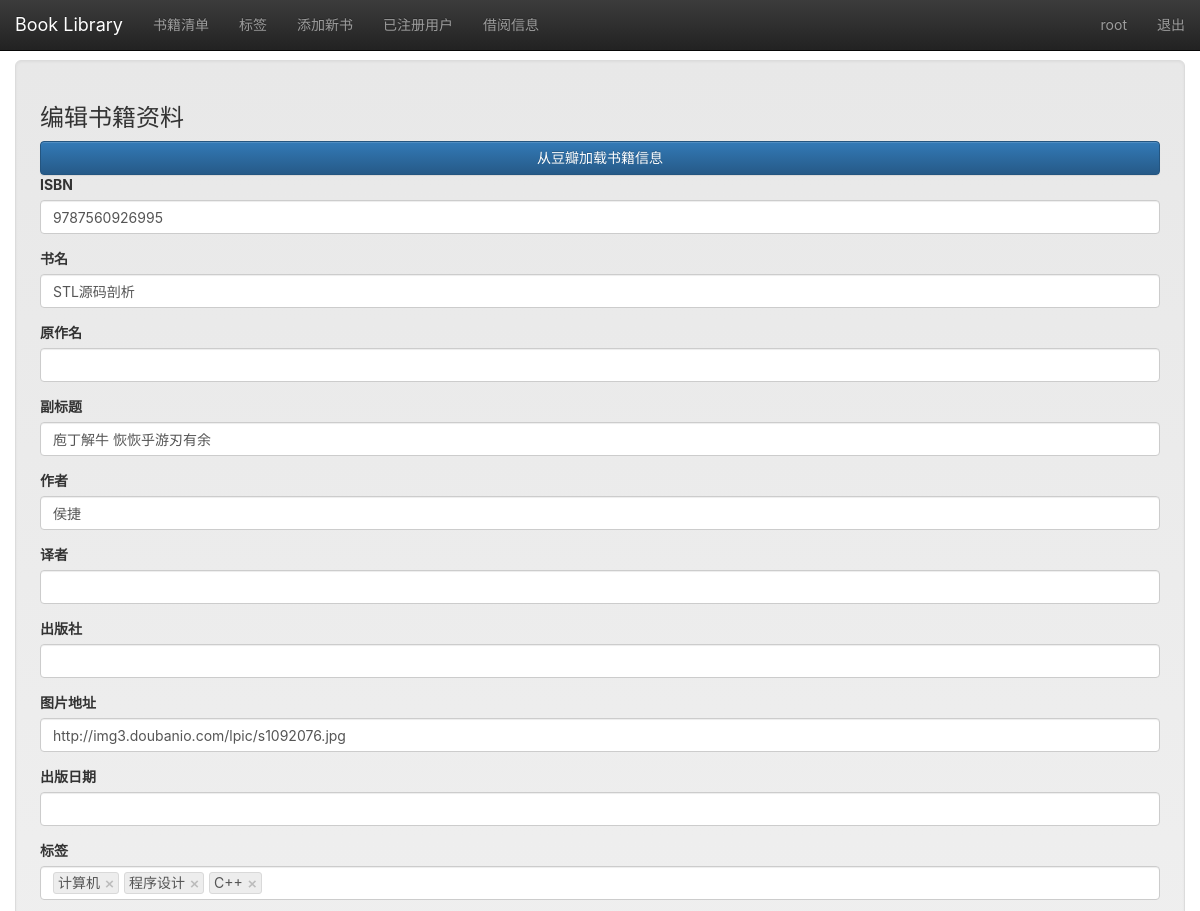
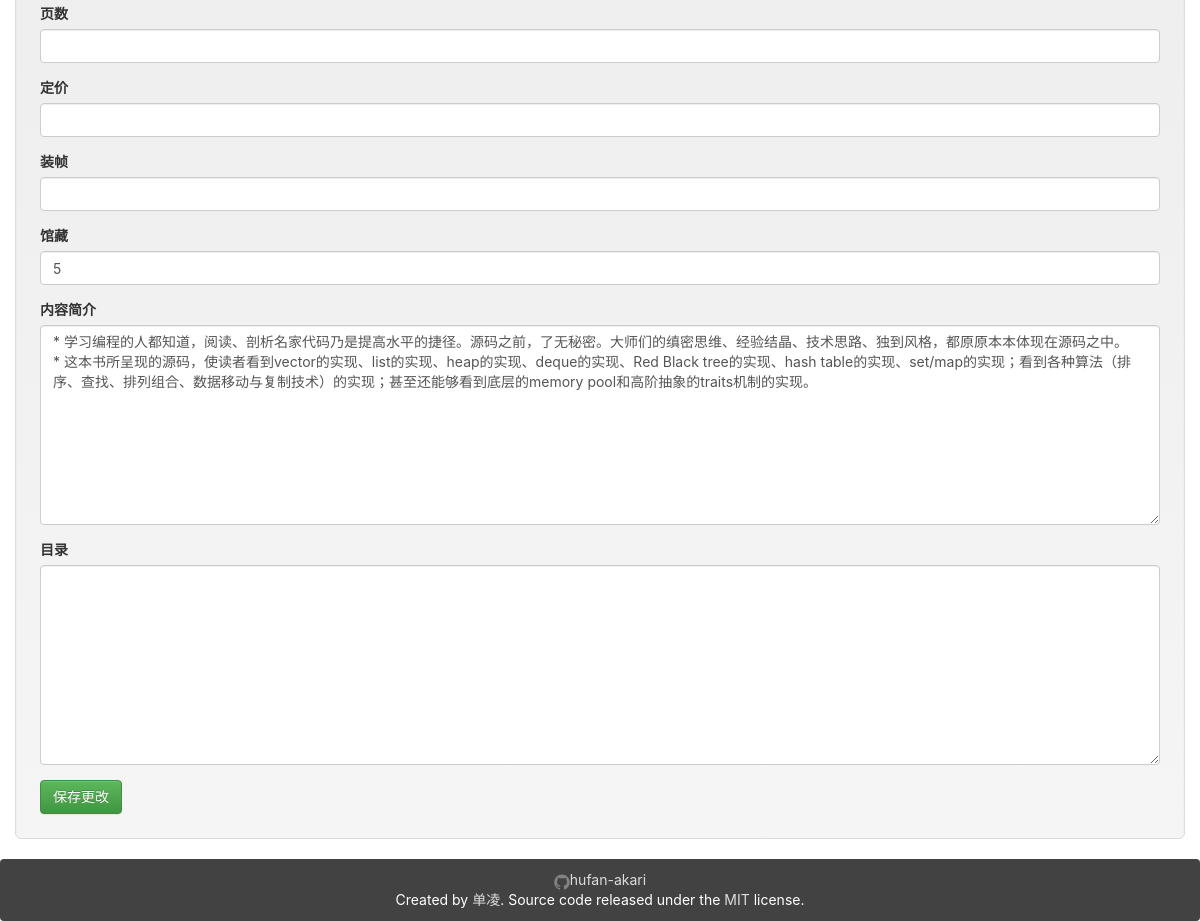
The page /books/2/edit/ (signed in) on the database its author committed (2 pictures, top to bottom).
### app/models.py (models this page shows, shortened)
class User(UserMixin, db.Model):
    __tablename__ = 'users'
    id = db.Column(db.Integer, primary_key=True)
    email = db.Column(db.String(64), unique=True)
    name = db.Column(db.String(64))
    password_hash = db.deferred(db.Column(db.String(128)))
    major = db.Column(db.String(128))
    role_id = db.Column(db.Integer, db.ForeignKey('roles.id'))
    headline = db.Column(db.String(32), nullable=True)
    about_me = db.deferred(db.Column(db.Text, nullable=True))
    about_me_html = db.deferred(db.Column(db.Text, nullable=True))
    avatar = db.Column(db.String(128))
    member_since = db.Column(db.DateTime(), default=datetime.utcnow)
    @property
    def password(self):
        raise AttributeError('password is not readable attribute')
    def can(self, permissions):
        return self.role is not None and \
               (self.role.permissions & permissions) == permissions
    logs = db.relationship('Log',
                           backref=db.backref('user', lazy='joined'),
                           lazy='dynamic',
                           cascade='all, delete-orphan')
    comments = db.relationship('Comment',
                               backref=db.backref('user', lazy='joined'),
                               lazy='dynamic',
                               cascade='all, delete-orphan')

class Book(db.Model):
    __tablename__ = 'books'
    id = db.Column(db.Integer, primary_key=True)
    isbn = db.Column(db.String(16), unique=True)
    title = db.Column(db.String(128))
    origin_title = db.Column(db.String(128))
    subtitle = db.Column(db.String(128))
    author = db.Column(db.String(128))
    translator = db.Column(db.String(64))
    publisher = db.Column(db.String(64))
    image = db.Column(db.String(128))
    pubdate = db.Column(db.String(32))
    pages = db.Column(db.Integer)
    price = db.Column(db.String(16))
    binding = db.Column(db.String(16))
    numbers = db.Column(db.Integer, default=5)
    summary = db.deferred(db.Column(db.Text, default=""))
    summary_html = db.deferred(db.Column(db.Text))
    catalog = db.deferred(db.Column(db.Text, default=""))
    catalog_html = db.deferred(db.Column(db.Text))
    hidden = db.Column(db.Boolean, default=0)
    logs = db.relationship('Log',
                           backref=db.backref('book', lazy='joined'),
                           lazy='dynamic',
                           cascade='all, delete-orphan')
    comments = db.relationship('Comment', backref='book',
                               lazy='dynamic',
                               cascade='all, delete-orphan')
    @property
    def tags_string(self):
        return ",".join([tag.name for tag in self.tags.all()])

### app/main/book/views.py (the view, shortened to what this page needs)
@book.route('/<int:book_id>/edit/', methods=['GET', 'POST'])
@permission_required(Permission.UPDATE_BOOK_INFORMATION)
def edit(book_id):
    book = Book.query.get_or_404(book_id)
    form = EditBookForm()
    form.isbn.data = book.isbn
    form.title.data = book.title
    form.origin_title.data = book.origin_title
    form.subtitle.data = book.subtitle
    form.author.data = book.author
    form.translator.data = book.translator
    form.publisher.data = book.publisher
    form.image.data = book.image
    form.pubdate.data = book.pubdate
    form.tags.data = book.tags_string
    form.pages.data = book.pages
    form.price.data = book.price
    form.binding.data = book.binding
    form.numbers.data = book.numbers
    form.summary.data = book.summary or ""
    form.catalog.data = book.catalog or ""
    return render_template("book_edit.html", form=form, book=book, title=u"编辑书籍资料")

### app/main/__init__.py (called while the page is built)
@lm.user_loader
def load_user(id):
    return User.query.get(int(id))

### app/main/index/views.py (called while the page is built)
@main.app_context_processor
def inject_permissions():
    return dict(Permission=Permission)

### app/main/book/templates/book_edit.html (shortened to what this page needs)
{% extends "base.html" %}
{% import "bootstrap/wtf.html" as wtf %}
{% block styles %}
    {{ super() }}
    <link href="{{ url_for('static',filename='css/bootstrap-tokenfield.css') }}" rel="stylesheet"/>
{% endblock %}
{%- block mycontent -%}
    <div class="container-fluid well well-lg">
        <h3>{{ title }}</h3>
        <button id="get_book_from_douban" class="btn btn-primary btn-block">从豆瓣加载书籍信息</button>
        {{ wtf.quick_form(form,button_map={'submit':'success'}) }}
    </div>
{%- endblock -%}

### app/templates/base.html (shortened to what this page needs)
{%- extends "bootstrap/base.html" -%}
{%- from 'bootstrap/utils.html' import flashed_messages,icon -%}
{%- block styles -%}
    <link href="{{ url_for('static',filename='css/bootstrap.min.css') }}" rel="stylesheet">
    <link href="{{ url_for('static',filename='css/bootstrap-theme.min.css') }}" rel="stylesheet">
    <link href="{{ url_for('static',filename='css/main.css') }}" rel="stylesheet">
{%- endblock -%}
{%- block body_attribs %} class="Site"{%- endblock -%}
{%- block navbar -%}
    <nav class="navbar  navbar-inverse navbar-fixed-top">
        <div class="container-fluid">
            <div class="navbar-header">
                <a class="navbar-brand" href="{{ url_for('main.index') }}">Book Library</a>
            </div>
            <div class="collapse navbar-collapse" id="bs-example-navbar-collapse-1">
                <ul class="nav navbar-nav">
                    <li {%- if request.path == url_for('book.index') %} class="active"{%- endif -%} ><a
                            href="{{ url_for('book.index') }}">书籍清单</a></li>
                    {%- if current_user.is_authenticated -%}
                        <li {%- if request.path == url_for('book.tags') %} class="active"{%- endif -%} ><a
                                href="{{ url_for('book.tags') }}">标签</a></li>
                        {%- if current_user.can(Permission.ADD_BOOK) -%}
                            <li {%- if request.path == url_for('book.add') %} class="active"{%- endif -%} ><a
                                    href="{{ url_for('book.add') }}">添加新书</a></li>
                        {%- endif -%}
                        <li {%- if request.path == url_for('user.index') %} class="active"{%- endif -%} ><a
                                href="{{ url_for('user.index') }}">已注册用户</a></li>
                        <li {%- if request.path == url_for('log.index') %} class="active"{%- endif -%} ><a
                                href="{{ url_for('log.index') }}">借阅信息</a></li>
                    {%- endif -%}
                </ul>
                <ul class="nav navbar-nav navbar-right">
                    {%- if current_user.is_authenticated -%}
                        <li  >
                            <a href="{{ url_for('user.detail',user_id=current_user.id) }}">{{ current_user.name }}</a>
                        </li>
                        <li><a href="{{ url_for('auth.logout') }}">退出</a></li>
                    {%- else -%}
                        <li><a href="{{ url_for('auth.login') }}">登录</a></li>
                    {%- endif -%}
                </ul>
            </div>
        </div>
    </nav>
{%- endblock -%}
{%- block content -%}
    <main class="container-fluid Site-content">
        {%- block mycontent -%}{%- endblock -%}
    </main>
    <footer class="panel panel-inverse">
        <div id="site-footer-content">
            <div><a href="https://github.com/hufan-akari" target="_blank"><span
                    class="icon icon--github"></span><span class="username">hufan-akari</span></a></div>
            <span class="line-wrap">Created by <a href="https://github.com/hufan-akari">单凌</a>.</span>
            <span class="line-wrap">Source code released under the <a
                    href="https://github.com/hufan-akari/BookLibrary/blob/master/LICENSE">MIT</a> license.</span>
        </div>
    </footer>
{%- endblock -%}

### app/static/css/main.css (style rules this page uses)
html, body { height: 100%; width: 100%; margin: 0; padding: 0; }
.Site { display: -webkit-box; display: -moz-box; display: -ms-flexbox; display: -webkit-flex; display: flex; flex-direction: column; }
.Site-content { -webkit-box-flex: 1 0 auto; -moz-box-flex: 1 0 auto; -webkit-flex: 1 0 auto; -ms-flex: 1 0 auto; flex: 1 0 auto; width: 100%; margin-top: 60px; }
.panel.panel-inverse { -webkit-box-flex: none; -moz-box-flex: none; -webkit-flex: none; -ms-flex: none; flex: none; margin-bottom: 0; background-color: #424242; color: white; text-align: center; padding: 1rem; }
.panel.panel-inverse a { color: #ddd; }
.line-wrap { display: inline-block; }
.icon > svg { display: inline-block; width: 16px; height: 16px; vertical-align: middle; }
textarea { min-height: 20rem; resize: vertical; }
html, body, main { font-family: -apple-system, "Helvetica Neue", Helvetica, Arial, sans-serif; }

### rows shown on the page
User: name "root"
Book: isbn "9787560926995", title "STL源码剖析", subtitle "庖丁解牛 恢恢乎游刃有余", author "侯捷", image "http://img3.doubanio.com/lpic/s1092076.jpg", numbers "5", summary "* 学习编程的人都知道，阅读、剖析名家代码乃是提高水平的捷径。源码之前，了无秘密。大师们的缜密思维、经验结晶、技术思路、独到风格，都原原本本体现在源码之中。 * 这本书所呈现的源码，使读者看到vector的实现、list的实现、heap的实现、deque的实现、Red Black tree的实现、hash table的实现、set/map的实现；看到各种算法（排序、查找、排列组合、数据移动与复制技术）的实现；甚至还能够看到底层的memory pool和高阶抽象的traits机制的实现。"

### other values the page prints
{{ title }} "编辑书籍资料"
